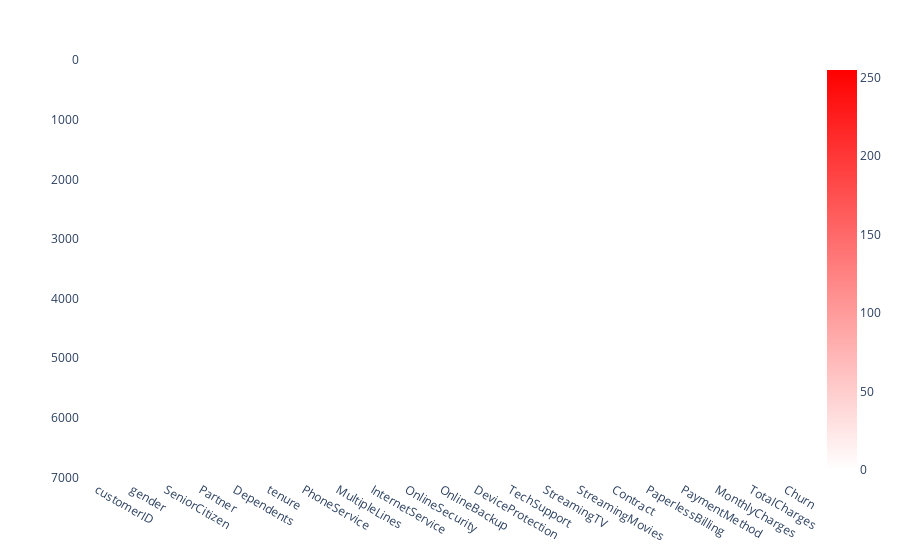

Notebook source saved alongside this figure:
### Code cell
# checking for missing values

px.imshow(telco.isna(), color_continuous_scale=["white", "red"])

### Figure 1 — Plotly figure (JSON) as saved in the notebook; plotly's stock layout.template omitted (floating-point values rounded to 4 significant figures; data arrays with more than 128 entries replaced by an {"elided": "..."} marker saying what was removed)
{"data": [{"coloraxis": "coloraxis", "hovertemplate": "x: %{x}<br>y: %{y}<br>color: %{z}<extra></extra>", "name": "0", "type": "heatmap", "x": ["customerID", "gender", "SeniorCitizen", "Partner", "Dependents", "tenure", "PhoneService", "MultipleLines", "InternetService", "OnlineSecurity", "OnlineBackup", "DeviceProtection", "TechSupport", "StreamingTV", "StreamingMovies", "Contract", "PaperlessBilling", "PaymentMethod", "MonthlyCharges", "TotalCharges", "Churn"], "xaxis": "x", "y": {"elided": "7043 int values"}, "yaxis": "y", "z": {"elided": "7043x21 int values"}}], "layout": {"coloraxis": {"colorscale": [[0, "white"], [1, "red"]]}, "margin": {"t": 60}, "xaxis": {"anchor": "y", "constrain": "domain", "domain": [0, 1], "scaleanchor": "y"}, "yaxis": {"anchor": "x", "autorange": "reversed", "constrain": "domain", "domain": [0, 1]}}}
